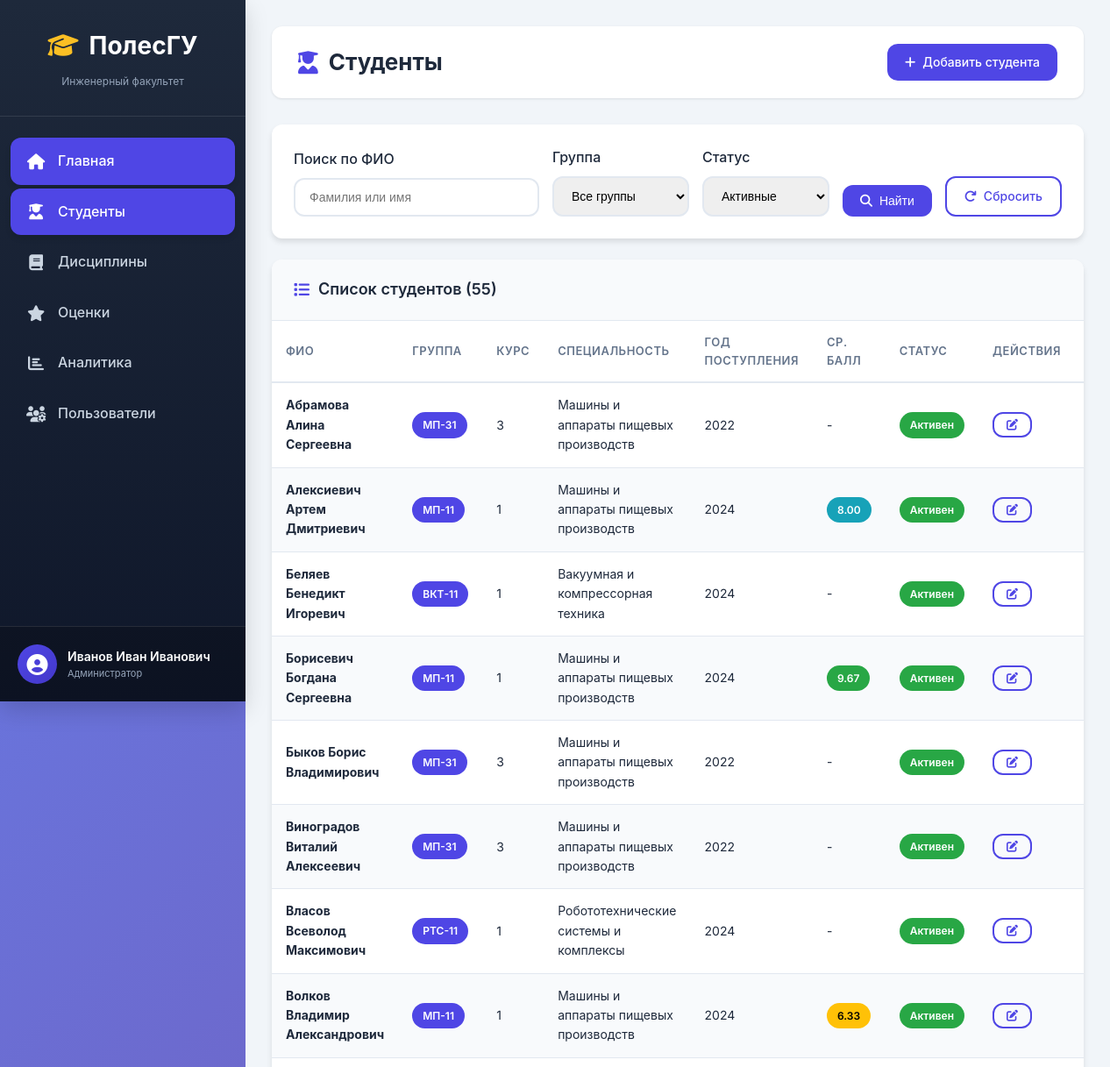
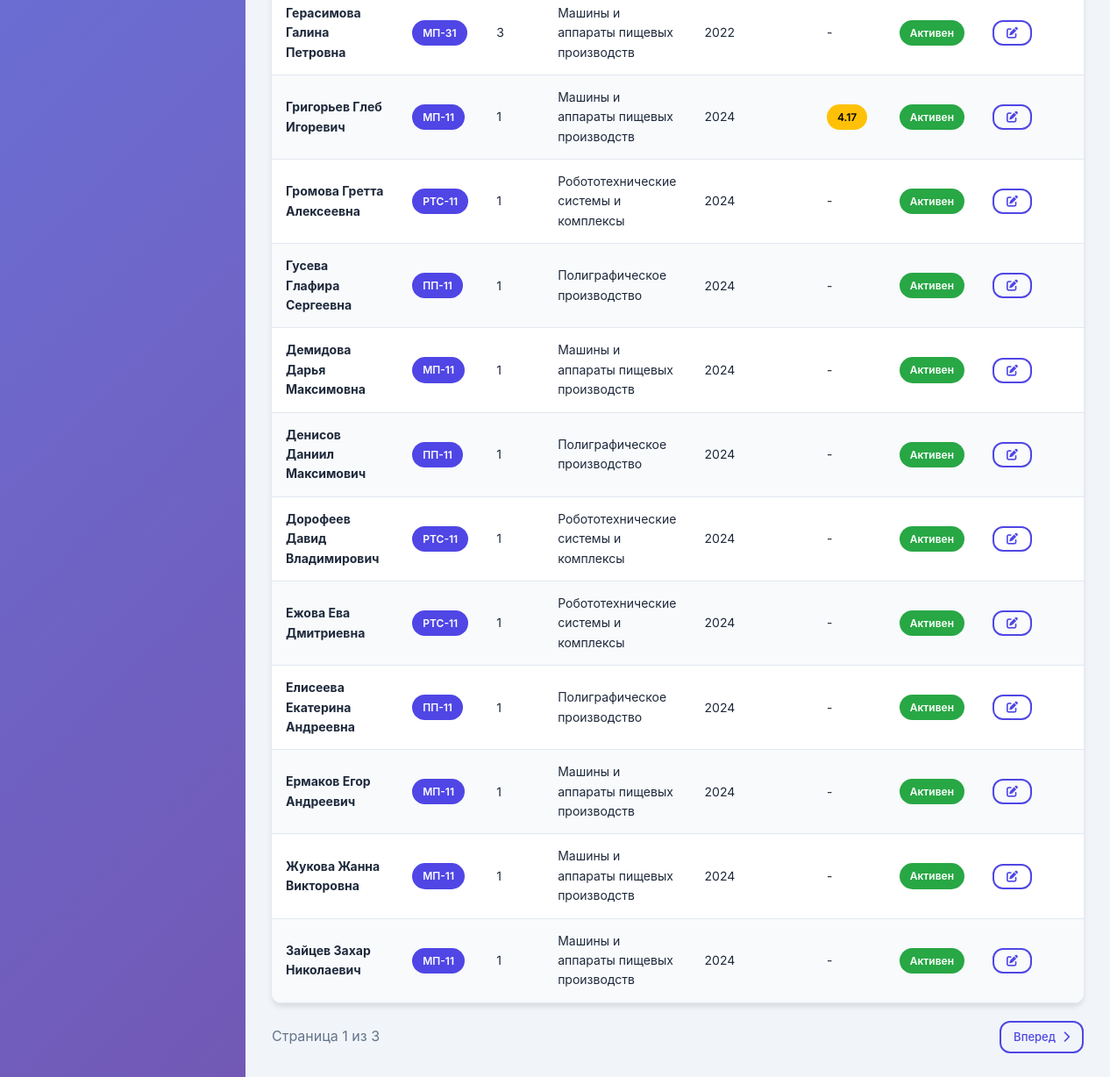
/modules/students/index.php (signed in), run on the app's committed database (2 pictures, top to bottom).
### tables this page shows
CREATE TABLE students (
    id INT AUTO_INCREMENT PRIMARY KEY,
    last_name VARCHAR(50) NOT NULL,
    first_name VARCHAR(50) NOT NULL,
    middle_name VARCHAR(50),
    group_id INT NOT NULL,
    date_of_birth DATE,
    enrollment_year INT NOT NULL,
    status ENUM('active', 'expelled', 'graduated', 'academic_leave') DEFAULT 'active',
    created_at TIMESTAMP DEFAULT CURRENT_TIMESTAMP,
    updated_at TIMESTAMP DEFAULT CURRENT_TIMESTAMP ON UPDATE CURRENT_TIMESTAMP,
    FOREIGN KEY (group_id) REFERENCES groups(id) ON DELETE RESTRICT,
    INDEX idx_group (group_id),
    INDEX idx_name (last_name, first_name)
);

CREATE TABLE groups (
    id INT AUTO_INCREMENT PRIMARY KEY,
    name VARCHAR(20) UNIQUE NOT NULL,
    specialty_id INT,
    course INT NOT NULL,
    FOREIGN KEY (specialty_id) REFERENCES specialties(id) ON DELETE SET NULL
);

CREATE TABLE specialties (
    id INT AUTO_INCREMENT PRIMARY KEY,
    code VARCHAR(20) UNIQUE NOT NULL,
    name VARCHAR(200) NOT NULL,
    faculty VARCHAR(100) DEFAULT 'Инженерный факультет'
);

### config/app_config.php (called while the page is built, shortened)
<?php
require_once BASE_PATH . '/config/db_config.php';
function isLoggedIn() {
    return true;
}
function getCurrentUser() {
    return [
        'id' => $_SESSION['user_id'],
        'username' => $_SESSION['username'],
        'full_name' => $_SESSION['full_name'],
        'role' => $_SESSION['role']
    ];
}
function hasRole($role) {
    $user = getCurrentUser();
    return $user && $user['role'] === $role;
}
function isAdmin() {
    return hasRole('admin');
}
function e($string) {
    return htmlspecialchars($string, ENT_QUOTES, 'UTF-8');
}
function paginate($totalCount, $perPage = DEFAULT_PER_PAGE, $currentPage = 1) {
    $totalPages = ceil($totalCount / $perPage);
    $currentPage = max(1, min($currentPage, $totalPages));
    $offset = ($currentPage - 1) * $perPage;
    return [
        'current_page' => $currentPage,
        'per_page' => $perPage,
        'total_pages' => $totalPages,
        'total_count' => $totalCount,
        'offset' => $offset,
        'has_prev' => $currentPage > 1,
        'has_next' => $currentPage < $totalPages
    ];
}
?>

### config/db_config.php (called while the page is built, shortened)
<?php
function getDbConnection() {
    static $conn = null;
    if ($conn === null) {
        $conn = new mysqli(DB_HOST, DB_USER, DB_PASS, DB_NAME);
        $conn->set_charset(DB_CHARSET);
        $conn->query("SET NAMES 'utf8mb4'");
        $conn->query("SET CHARACTER SET 'utf8mb4'");
    }
    return $conn;
}
function dbQuery($sql, $params = []) {
    $conn = getDbConnection();
    if (empty($params)) {
        $result = $conn->query($sql);
    } else {
        $stmt = $conn->prepare($sql);
        $types = '';
        foreach ($params as $param) {
            if (is_int($param)) {
                $types .= 'i';
            } elseif (is_float($param)) {
                $types .= 'd';
            } else {
                $types .= 's';
            }
        }
        $stmt->bind_param($types, ...$params);
        $stmt->execute();
        $result = $stmt->get_result();
    }
    return $result;
}
function dbFetchOne($sql, $params = []) {
    $result = dbQuery($sql, $params);
    if ($result instanceof mysqli_result) {
        return $result->fetch_assoc();
    }
    return null;
}
function dbFetchAll($sql, $params = []) {
    $result = dbQuery($sql, $params);
    $rows = [];
    if ($result instanceof mysqli_result) {
        while ($row = $result->fetch_assoc()) {
            $rows[] = $row;
        }
    }
    return $rows;
}
?>

### modules/students/index.php (the view, shortened to what this page needs)
<?php
require_once __DIR__ . '/../../config/app_config.php';
$search = trim($_GET['search'] ?? '');
$groupFilter = $_GET['group'] ?? '';
$statusFilter = $_GET['status'] ?? 'active';
$where = ["s.status = ?"];
$params = [$statusFilter];
$whereClause = implode(' AND ', $where);
$page = max(1, (int)($_GET['page'] ?? 1));
$perPage = DEFAULT_PER_PAGE;
$countSql = "SELECT COUNT(*) as total FROM students s WHERE $whereClause";
$countResult = dbFetchOne($countSql, $params);
$totalCount = $countResult['total'];
$pagination = paginate($totalCount, $perPage, $page);
$sql = "
    SELECT
        s.id,
        s.last_name,
        s.first_name,
        s.middle_name,
        s.date_of_birth,
        s.enrollment_year,
        s.status,
        g.name as group_name,
        g.course,
        sp.name as specialty,
        ROUND(AVG(gr.grade), 2) as average_grade,
        COUNT(gr.id) as grades_count
    FROM students s
    JOIN groups g ON s.group_id = g.id
    LEFT JOIN specialties sp ON g.specialty_id = sp.id
    LEFT JOIN grades gr ON s.id = gr.student_id
    WHERE $whereClause
    GROUP BY s.id, g.name, g.course, sp.name
    ORDER BY s.last_name, s.first_name
    LIMIT {$pagination['offset']}, {$pagination['per_page']}
";
$students = dbFetchAll($sql, $params);
include BASE_PATH . '/includes/header.php';
include BASE_PATH . '/includes/sidebar.php';
?>
<div class="main-content">
    <div class="top-bar">
        <div class="breadcrumb">
            <h1><i class="fas fa-user-graduate"></i> Студенты</h1>
        </div>
        <div class="actions">
            <?php if (isAdmin()): ?>
            <a href="student_add.php" class="btn btn-primary">
                <i class="fas fa-plus"></i> Добавить студента
            </a>
            <?php endif; ?>
        </div>
    </div>
    <div class="dashboard-card" style="margin-bottom: 24px;">
        <div class="card-body">
            <form method="GET" action="" class="filters-form" style="display: flex; gap: 15px; flex-wrap: wrap; align-items: end;">
                <div class="form-group" style="flex: 1; min-width: 200px; margin-bottom: 0;">
                    <label>Поиск по ФИО</label>
                    <input type="text" name="search" class="form-control" placeholder="Фамилия или имя" value="<?php echo e($search); ?>">
                </div>
                <div class="form-group" style="margin-bottom: 0;">
                    <label>Группа</label>
                    <select name="group" class="form-control">
                        <option value="">Все группы</option>
                    </select>
                </div>
                <div class="form-group" style="margin-bottom: 0;">
                    <label>Статус</label>
                    <select name="status" class="form-control">
                        <option value="active" <?php echo $statusFilter === 'active' ? 'selected' : ''; ?>>Активные</option>
                    </select>
                </div>
                <button type="submit" class="btn btn-primary">
                    <i class="fas fa-search"></i> Найти
                </button>
                <a href="index.php" class="btn btn-outline">
                    <i class="fas fa-redo"></i> Сбросить
                </a>
            </form>
        </div>
    </div>
    <div class="dashboard-card full-width">
        <div class="card-header">
            <h3>
                <i class="fas fa-list"></i>
                Список студентов (<?php echo $totalCount; ?>)
            </h3>
        </div>
        <div class="card-body" style="padding: 0;">
            <table class="table table-striped table-hover" id="studentsTable">
                <thead>
                    <tr>
                        <th>ФИО</th>
                        <th>Группа</th>
                        <th>Курс</th>
                        <th>Специальность</th>
                        <th>Год поступления</th>
                        <th>Ср. балл</th>
                        <th>Статус</th>
                        <?php if (isAdmin()): ?>
                        <th style="width: 120px;">Действия</th>
                        <?php endif; ?>
                    </tr>
                </thead>
                <tbody>
                    <?php if (empty($students)): ?>
                    <tr>
                        <td colspan="<?php echo isAdmin() ? '8' : '7'; ?>" style="text-align: center; padding: 40px;">
                            <i class="fas fa-inbox" style="font-size: 48px; color: #cbd5e1; margin-bottom: 15px;"></i>
                            <p style="color: #64748b;">Студенты не найдены</p>
                        </td>
                    </tr>
                    <?php else: ?>
                    <?php foreach ($students as $student): ?>
                    <tr>
                        <td>
                            <strong><?php echo e($student['last_name'] . ' ' . $student['first_name'] . ' ' . $student['middle_name']); ?></strong>
                        </td>
                        <td>
                            <span class="badge badge-primary"><?php echo e($student['group_name']); ?></span>
                        </td>
                        <td><?php echo $student['course']; ?></td>
                        <td><?php echo e($student['specialty']); ?></td>
                        <td><?php echo $student['enrollment_year']; ?></td>
                        <td>
                            <?php if ($student['average_grade']): ?>
                            <span class="badge badge-<?php echo $student['average_grade'] >= 9 ? 'success' : ($student['average_grade'] >= 7 ? 'info' : ($student['average_grade'] >= 4 ? 'warning' : 'danger')); ?>">
                                <?php echo $student['average_grade']; ?>
                            </span>
                            <?php else: ?>
                            <span class="text-muted">-</span>
                            <?php endif; ?>
                        </td>
                        <td>
                            <?php
                            $statusLabels = [
                                'active' => ['text' => 'Активен', 'class' => 'success'],
                                'graduated' => ['text' => 'Выпускник', 'class' => 'info'],
                                'expelled' => ['text' => 'Отчислен', 'class' => 'danger'],
                                'academic_leave' => ['text' => 'Академ', 'class' => 'warning']
                            ];
                            $status = $statusLabels[$student['status']] ?? ['text' => $student['status'], 'class' => 'secondary'];
                            ?>
                            <span class="badge badge-<?php echo $status['class']; ?>"><?php echo $status['text']; ?></span>
                        </td>
                        <?php if (isAdmin()): ?>
                        <td>
                            <a href="student_edit.php?id=<?php echo $student['id']; ?>" class="btn btn-sm btn-outline" data-tooltip="Редактировать">
                                <i class="fas fa-edit"></i>
                            </a>
                        </td>
                        <?php endif; ?>
                    </tr>
                    <?php endforeach; ?>
                    <?php endif; ?>
                </tbody>
            </table>
        </div>
    </div>
    <?php if ($pagination['total_pages'] > 1): ?>
    <div style="display: flex; justify-content: space-between; align-items: center; margin-top: 20px;">
        <div style="color: #64748b;">
            Страница <?php echo $pagination['current_page']; ?> из <?php echo $pagination['total_pages']; ?>
        </div>
        <div style="display: flex; gap: 8px;">
            <?php if ($pagination['has_next']): ?>
            <a href="?page=<?php echo $pagination['current_page'] + 1; ?>&search=<?php echo urlencode($search); ?>&group=<?php echo urlencode($groupFilter); ?>&status=<?php echo urlencode($statusFilter); ?>" class="btn btn-outline btn-sm">
                Вперед <i class="fas fa-chevron-right"></i>
            </a>
            <?php endif; ?>
        </div>
    </div>
    <?php endif; ?>
</div>
<?php include BASE_PATH . '/includes/footer.php'; ?>

### assets/css/style.css (style rules this page uses)
:root { --primary-color: #4f46e5; --primary-dark: #4338ca; --secondary-color: #64748b; --success-color: #28a745; --warning-color: #ffc107; --danger-color: #dc3545; --info-color: #17a2b8; --light-color: #f8fafc; --dark-color: #1e293b; --sidebar-width: 280px; --header-height: 70px; --border-radius: 12px; --shadow-sm: 0 1px 3px rgba(0,0,0,0.1); --shadow-md: 0 4px 6px rgba(0,0,0,0.1); --shadow-lg: 0 10px 25px rgba(0,0,0,0.15); --transition: all 0.3s ease; }
* { margin: 0; padding: 0; box-sizing: border-box; }
body { font-family: 'Inter', -apple-system, BlinkMacSystemFont, 'Segoe UI', Roboto, sans-serif; background: linear-gradient(135deg, #667eea 0%, #764ba2 100%); min-height: 100vh; color: var(--dark-color); line-height: 1.6; }
.main-content { padding: 30px; }
.top-bar { display: flex; justify-content: space-between; align-items: center; margin-bottom: 30px; background: #fff; padding: 20px 30px; border-radius: var(--border-radius); box-shadow: var(--shadow-sm); }
.top-bar h1 { font-size: 26px; font-weight: 700; color: var(--dark-color); display: flex; align-items: center; gap: 12px; }
.top-bar h1 i { color: var(--primary-color); }
.dashboard-card { background: #fff; border-radius: var(--border-radius); box-shadow: var(--shadow-md); overflow: hidden; }
.dashboard-card.full-width { grid-column: 1 / -1; }
.card-header { padding: 20px 25px; border-bottom: 1px solid #e2e8f0; background: #f8fafc; }
.card-header h3 { font-size: 18px; font-weight: 600; color: var(--dark-color); display: flex; align-items: center; gap: 10px; }
.card-header h3 i { color: var(--primary-color); }
.card-body { padding: 25px; }
.table { width: 100%; border-collapse: collapse; }
.table thead th { padding: 14px 16px; text-align: left; font-weight: 600; font-size: 13px; color: var(--secondary-color); text-transform: uppercase; letter-spacing: 0.5px; border-bottom: 2px solid #e2e8f0; }
.table tbody td { padding: 14px 16px; border-bottom: 1px solid #e2e8f0; font-size: 14px; }
.table-striped tbody tr:nth-child(even) { background: #f8fafc; }
.badge { display: inline-block; padding: 5px 12px; border-radius: 20px; font-size: 12px; font-weight: 600; color: #fff; }
.badge-success { background: var(--success-color); }
.badge-warning { background: var(--warning-color); color: #000; }
.badge-info { background: var(--info-color); }
.badge-primary { background: var(--primary-color); }
.btn { display: inline-flex; align-items: center; gap: 8px; padding: 10px 20px; border: none; border-radius: var(--border-radius); font-size: 14px; font-weight: 500; cursor: pointer; text-decoration: none; transition: var(--transition); }
.btn-primary { background: var(--primary-color); color: #fff; }
.btn-outline { background: transparent; border: 2px solid var(--primary-color); color: var(--primary-color); }
.btn-sm { padding: 6px 14px; font-size: 13px; }
.form-group { margin-bottom: 20px; }
.form-group label { display: block; margin-bottom: 8px; font-weight: 500; color: var(--dark-color); }
.form-control { width: 100%; padding: 12px 16px; border: 2px solid #e2e8f0; border-radius: var(--border-radius); font-size: 14px; transition: var(--transition); }

### data on the page
students: last_name+first_name+middle_name "Абрамова Алина Сергеевна", group.name "МП-31", group.course "3", specialties.name "Машины и аппараты пищевых производств", enrollment_year "2022", status "Активен"
students: last_name+first_name+middle_name "Алексиевич Артем Дмитриевич", group.name "МП-11", group.course "1", specialties.name "Машины и аппараты пищевых производств", enrollment_year "2024", average_grade "8.00", status "Активен"
students: last_name+first_name+middle_name "Беляев Бенедикт Игоревич", group.name "ВКТ-11", group.course "1", specialties.name "Вакуумная и компрессорная техника", enrollment_year "2024", status "Активен"
students: last_name+first_name+middle_name "Борисевич Богдана Сергеевна", group.name "МП-11", group.course "1", specialties.name "Машины и аппараты пищевых производств", enrollment_year "2024", average_grade "9.67", status "Активен"
students: last_name+first_name+middle_name "Быков Борис Владимирович", group.name "МП-31", group.course "3", specialties.name "Машины и аппараты пищевых производств", enrollment_year "2022", status "Активен"
students: last_name+first_name+middle_name "Виноградов Виталий Алексеевич", group.name "МП-31", group.course "3", specialties.name "Машины и аппараты пищевых производств", enrollment_year "2022", status "Активен"
students: last_name+first_name+middle_name "Власов Всеволод Максимович", group.name "РТС-11", group.course "1", specialties.name "Робототехнические системы и комплексы", enrollment_year "2024", status "Активен"
students: last_name+first_name+middle_name "Волков Владимир Александрович", group.name "МП-11", group.course "1", specialties.name "Машины и аппараты пищевых производств", enrollment_year "2024", average_grade "6.33", status "Активен"
students: last_name+first_name+middle_name "Герасимова Галина Петровна", group.name "МП-31", group.course "3", specialties.name "Машины и аппараты пищевых производств", enrollment_year "2022", status "Активен"
students: last_name+first_name+middle_name "Григорьев Глеб Игоревич", group.name "МП-11", group.course "1", specialties.name "Машины и аппараты пищевых производств", enrollment_year "2024", average_grade "4.17", status "Активен"
students: last_name+first_name+middle_name "Громова Гретта Алексеевна", group.name "РТС-11", group.course "1", specialties.name "Робототехнические системы и комплексы", enrollment_year "2024", status "Активен"
students: last_name+first_name+middle_name "Гусева Глафира Сергеевна", group.name "ПП-11", group.course "1", specialties.name "Полиграфическое производство", enrollment_year "2024", status "Активен"
students: last_name+first_name+middle_name "Демидова Дарья Максимовна", group.name "МП-11", group.course "1", specialties.name "Машины и аппараты пищевых производств", enrollment_year "2024", status "Активен"
students: last_name+first_name+middle_name "Денисов Даниил Максимович", group.name "ПП-11", group.course "1", specialties.name "Полиграфическое производство", enrollment_year "2024", status "Активен"
students: last_name+first_name+middle_name "Дорофеев Давид Владимирович", group.name "РТС-11", group.course "1", specialties.name "Робототехнические системы и комплексы", enrollment_year "2024", status "Активен"
students: last_name+first_name+middle_name "Ежова Ева Дмитриевна", group.name "РТС-11", group.course "1", specialties.name "Робототехнические системы и комплексы", enrollment_year "2024", status "Активен"
students: last_name+first_name+middle_name "Елисеева Екатерина Андреевна", group.name "ПП-11", group.course "1", specialties.name "Полиграфическое производство", enrollment_year "2024", status "Активен"
students: last_name+first_name+middle_name "Ермаков Егор Андреевич", group.name "МП-11", group.course "1", specialties.name "Машины и аппараты пищевых производств", enrollment_year "2024", status "Активен"
students: last_name+first_name+middle_name "Жукова Жанна Викторовна", group.name "МП-11", group.course "1", specialties.name "Машины и аппараты пищевых производств", enrollment_year "2024", status "Активен"
students: last_name+first_name+middle_name "Зайцев Захар Николаевич", group.name "МП-11", group.course "1", specialties.name "Машины и аппараты пищевых производств", enrollment_year "2024", status "Активен"

### other printed values
APP_FACULTY "Инженерный факультет"
getCurrentUser()['full_name'] "Иванов Иван Иванович"
$totalCount "55"
$pagination['current_page'] "1"
$pagination['total_pages'] "3"
